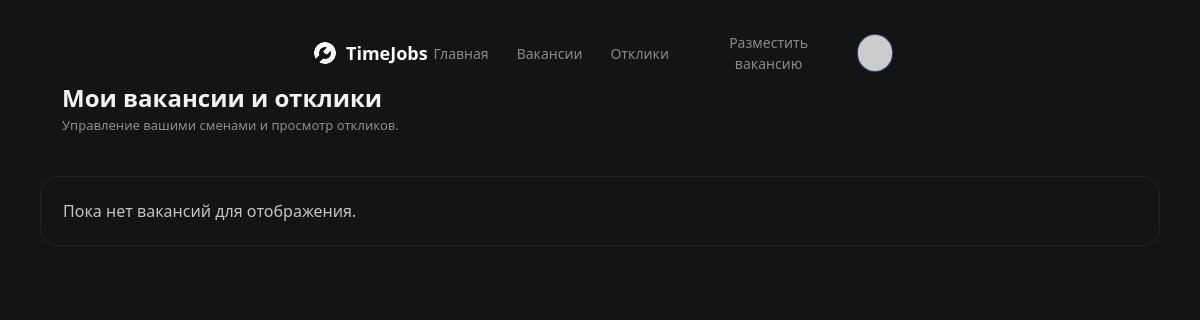
The page /manage (signed in) on the database as committed earlier.
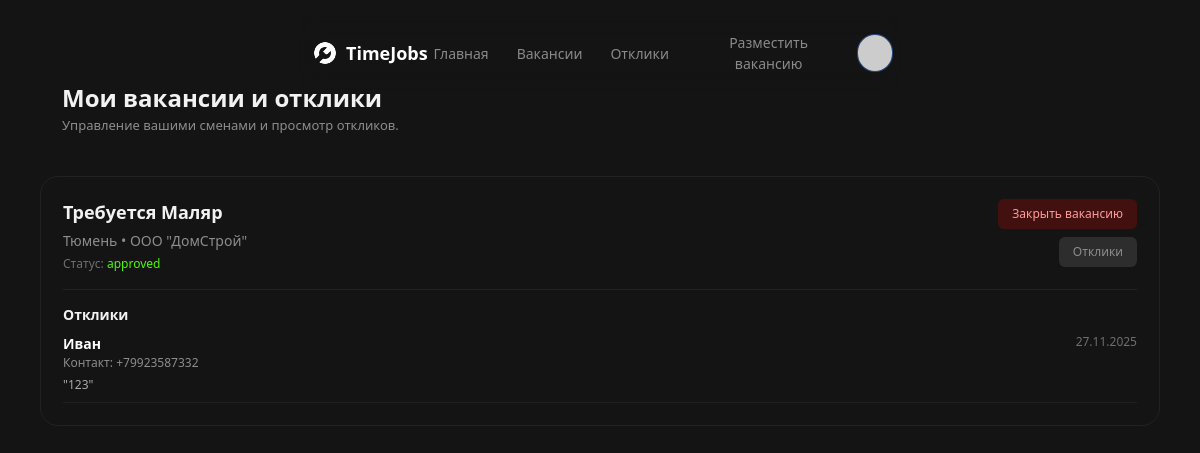
The same page on the database as committed later.
### app.py (models this page shows)
class Job(db.Model):
    id = db.Column(db.Integer, primary_key=True)
    employer_id = db.Column(db.Integer, db.ForeignKey('user.id'), nullable=False)
    title = db.Column(db.String(200), nullable=False)
    description = db.Column(db.Text)
    city = db.Column(db.String(120))
    specialization = db.Column(db.String(120))
    wage = db.Column(db.Float, default=0)
    pay_type = db.Column(db.String(20), default='shift')  # shift, hourly
    duration_days = db.Column(db.Integer, default=1)
    status = db.Column(db.String(20), default='pending')  # pending, approved, rejected
    created_at = db.Column(db.DateTime, default=datetime.datetime.utcnow)
    employer = db.relationship('User', backref='jobs')

class Application(db.Model):
    id = db.Column(db.Integer, primary_key=True)
    job_id = db.Column(db.Integer, db.ForeignKey('job.id'), nullable=False)
    worker_id = db.Column(db.Integer, db.ForeignKey('user.id'), nullable=False)
    note = db.Column(db.Text)
    status = db.Column(db.String(20), default='applied')  # applied, accepted, rejected
    created_at = db.Column(db.DateTime, default=datetime.datetime.utcnow)
    job = db.relationship('Job', backref='applications')
    worker = db.relationship('User')
    __table_args__ = (
        UniqueConstraint('job_id', 'worker_id', name='uq_job_worker'),
    )

class User(db.Model, UserMixin):
    id = db.Column(db.Integer, primary_key=True)
    name = db.Column(db.String(120), nullable=False)
    email = db.Column(db.String(120), unique=True, nullable=False)
    password_hash = db.Column(db.String(255), nullable=False)
    role = db.Column(db.String(20), default='worker')  # worker, employer, moderator
    phone = db.Column(db.String(50))
    education = db.Column(db.String(255))
    exp_years = db.Column(db.Integer, default=0)
    avatar_url = db.Column(db.String(255))
    rating = db.Column(db.Float, default=0)

### app.py (the view)
@app.route('/manage')
@login_required
def manage():
    if current_user.role not in ('employer', 'moderator'):
        flash('Недостаточно прав', 'error')
        return redirect(url_for('index'))
    if current_user.role == 'employer':
        jobs = Job.query.filter_by(employer_id=current_user.id) \
                        .order_by(Job.created_at.desc()).all()
    else:
        jobs = Job.query.filter_by(status='pending') \
                        .order_by(Job.created_at.desc()).all()
    for job in jobs:
        sorted_apps = sorted(job.applications, key=lambda a: (a.worker.rating or 0), reverse=True)
        job.top_apps = sorted_apps[:3]
    return render_template('manage.html', jobs=jobs)

### app.py (called while the page is built)
@login_manager.user_loader
def load_user(user_id):
    return User.query.get(int(user_id))

@app.context_processor
def inject_globals():
    import urllib.parse
    def default_avatar(name):
        n = urllib.parse.quote_plus(name or "U")
        return f"https://ui-avatars.com/api/?background=4CFA00&color=fff&name={n}"
    return dict(current_user=current_user, default_avatar=default_avatar)

### templates/manage.html (shortened to what the changed rows need)
{% extends "base.html" %}
{% block content %}
<div class="profile-page">
    <div class="profile-inner">
        <div class="profile-hero">
            <div class="profile-hero-left">
                <div>
                    <h1 class="text-18-600" style="font-size: 24px;">
                        {% if current_user.role == 'moderator' %}
                        Модерация вакансий
                        {% else %}
                        Мои вакансии и отклики
                        {% endif %}
                    </h1>
                </div>
            </div>
        </div>
        {% if not jobs %}
        <div class="glass-card"
             style="padding: 22px; border-radius: 18px; border: 1px solid rgba(255,255,255,0.06); color: hsl(var(--twc-grey-200));">
            Пока нет вакансий для отображения.
        </div>
        {% else %}
        <div style="display: flex; flex-direction: column; gap: 18px; margin-top: 10px;">
            {% for job in jobs %}
            <div class="glass-card"
                 style="padding: 22px; border-radius: 18px; border: 1px solid rgba(255,255,255,0.06);">
                <div style="display: flex; justify-content: space-between; align-items: flex-start; gap: 16px;">
                    <div>
                        <div class="text-18-600" style="font-size: 18px; margin-bottom: 4px;">
                            {{ job.title }}
                        </div>
                        <div class="profile-text" style="font-size: 14px; color: hsl(var(--twc-grey-400));">
                            {{ job.city or 'Город не указан' }} •
                            {{ job.specialization or 'Специализация не указана' }}
                        </div>
                        <div style="font-size: 12px; color: hsl(var(--twc-grey-500)); margin-top: 4px;">
                            Статус:
                            <span style="
                                {% if job.status == 'approved' %}
                                    color: #4CFA00;
                                {% elif job.status == 'pending' %}
                                    color: #FACC15;
                                {% else %}
                                    color: #A8B3CF;
                                {% endif %}
                            ">
                                {{ job.status }}
                            </span>
                        </div>
                    </div>
                    <div style="display: flex; flex-direction: column; gap: 8px; align-items: flex-end;">
                        {% if current_user.role == 'moderator' %}
                        <form method="post" action="{{ url_for('change_job_status', job_id=job.id, action='approve') }}">
                            <button class="ra-button preset primary" style="padding: 6px 14px; font-size: 12px;">
                                Одобрить
                            </button>
                        </form>
                        <form method="post" action="{{ url_for('change_job_status', job_id=job.id, action='reject') }}">
                            <button class="ra-button preset default"
                                    style="padding: 6px 14px; font-size: 12px; background: rgba(255,0,0,0.2); color: #ff9c9c;">
                                Отклонить
                            </button>
                        </form>
                        {% elif current_user.role == 'employer' %}
							<form method="post" action="{{ url_for('change_job_status', job_id=job.id, action='close') }}">
								<button class="ra-button preset default"
										style="padding: 6px 14px; font-size: 12px; background: rgba(255,0,0,0.2); color: #ff9c9c;">
									Закрыть вакансию
								</button>
							</form>
							<a href="{{ url_for('view_job_applications', job_id=job.id) }}"
							   class="ra-button preset default"
							   style="padding: 6px 14px; font-size: 12px;">
								Отклики
							</a>
						{% endif %}
                    </div>
                </div>
                {% if current_user.role == 'employer' %}
                <div style="margin-top: 16px; padding-top: 14px; border-top: 1px solid rgba(255,255,255,0.06);">
                    <div class="text-18-600" style="font-size: 14px; margin-bottom: 8px;">Отклики</div>
                    {% if job.applications %}
                    <div style="display: flex; flex-direction: column; gap: 10px;">
                        {% for app in job.applications %}
                        <div style="display: flex; justify-content: space-between; padding-bottom: 8px;
                                    border-bottom: 1px solid rgba(255,255,255,0.05);">
                            <div>
                                <div style="font-size: 14px; font-weight: 600; color: white;">
                                    {{ app.worker.name }}
                                </div>
                                <div style="font-size: 12px; color: hsl(var(--twc-grey-400));">
                                    Контакт: {{ app.worker.phone or 'не указан' }}
                                </div>
                                {% if app.note %}
                                <div style="font-size: 12px; color: hsl(var(--twc-grey-300)); margin-top: 4px;">
                                    "{{ app.note }}"
                                </div>
                                {% endif %}
                            </div>
                            <div style="font-size: 12px; color: hsl(var(--twc-grey-500));">
                                {{ app.created_at.strftime('%d.%m.%Y') }}
                            </div>
                        </div>
                        {% endfor %}
                    </div>
                    {% else %}
                    <p style="font-size: 12px; color: hsl(var(--twc-grey-500));">
                        Пока нет откликов.
                    </p>
                    {% endif %}
                </div>
                {% endif %}
            </div>
            {% endfor %}
        </div>
        {% endif %}
    </div>
</div>
{% endblock %}

Rows that differ between the two databases and show on the page:
added Job: title "Требуется Маляр", city "Тюмень", specialization "ООО \"ДомСтрой\"", status "approved"
added Application: worker.name "Иван", worker "+79923587332", note "123", created_at "27.11.2025"
Other text that changed with them:
text no longer shown: "Пока нет вакансий для отображения."
